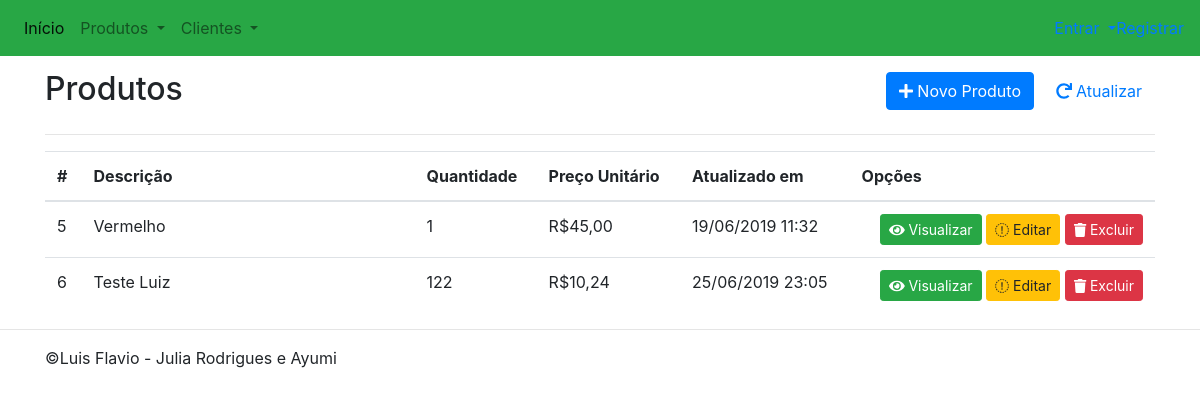
The app's page /produtos/index.php with its own data.
### tables this page shows
CREATE TABLE `produto` (
  `id` int(11) NOT NULL,
  `descricao` varchar(50) NOT NULL,
  `quantidade` int(11) NOT NULL,
  `precounit` double NOT NULL,
  `modified` datetime NOT NULL,
  `created` datetime NOT NULL
);

### inc/database.php (called while the page is built, shortened)
<?php
function open_database() {
    try{
        $conn = new mysqli(DB_HOST,DB_USER,DB_PASSWORD,DB_NAME);
        return $conn;
    } catch(Exception $e) {
        echo $e->getMessage();
        return null;
    }
}
function find( $table = null, $id = null ) {
	$database = open_database();
	$found = null;
	try {
	  if ($id) {
	    $sql = "SELECT * FROM " . $table . " WHERE id = " . $id;
	    $result = mysqli_query($database,$sql);
	    echo mysqli_error($database);
	    if(mysqli_num_rows($result) > 0) {
	      $found = $result->fetch_assoc();
	    }
	  } else {
	    $sql = "SELECT * FROM " . $table;
	    $result = mysqli_query($database,$sql);
	    if (mysqli_num_rows($result) > 0) {
        $found = array();
        while ($row = $result->fetch_assoc()) {
          array_push($found, $row);
        }
	    }
	  }
	} catch (Exception $e) {
	  $_SESSION['message'] = $e->GetMessage();
	  $_SESSION['type'] = 'danger';
  }
	return $found;
}
function find_all( $table ) {
	return find($table);
}

### produtos/functions.php (called while the page is built, shortened)
<?php
function index() {
	$customers = find_all('produto');
}
function formatNumber($value) {
	return number_format($value,0,',','.');
}
function formatMoney($value) {
	return "R$".number_format($value,2,',','.');
}
function formatDate($date) {
	$date = new DateTime($date,  new DateTimeZone( 'UTC' ));
	return $date->format('d/m/Y H:i');
}

### produtos/index.php (the view, shortened to what this page needs)
<?php
    require_once('functions.php');
    index();
?>
<header>
	<div class="row">
		<div class="col-sm-6">
			<h2>Produtos</h2>
		</div>
		<div class="col-sm-6 text-right h2">
	    	<a class="btn btn-primary" href="add.php"><i class="fa fa-plus"></i> Novo Produto</a>
	    	<a class="btn btn-default" href="index.php"><i class="fa fa-redo"></i> Atualizar</a>
	    </div>
	</div>
</header>
<hr>
<table class="table table-hover">
<thead>
	<tr>
		<th>#</th>
		<th width="30%">Descrição</th>
		<th>Quantidade</th>
		<th>Preço Unitário</th>
		<th>Atualizado em</th>
		<th>Opções</th>
	</tr>
</thead>
<tbody>
<?php if ($customers) :
?>
<?php foreach ($customers as $customer) :  ?>
	<tr>
		<td><?php echo $customer['id']; ?></td>
		<td><?php echo $customer['descricao']; ?></td>
		<td><?php echo formatNumber($customer['quantidade']); ?></td>
		<td><?php echo formatMoney($customer['precounit'])?></td>
		<td><?php echo formatDate($customer['modified']); ?></td>
		<td class="actions text-right">
			<a href="view.php?id=<?php echo $customer['id']; ?>" class="btn btn-sm btn-success"><i class="fa fa-eye"></i> Visualizar</a>
			<a href="edit.php?id=<?php echo $customer['id']; ?>" class="btn btn-sm btn-warning"><i class="fa fa-pencil"></i> Editar</a>
			<a href="#" class="btn btn-sm btn-danger" data-toggle="modal" data-target="#delete-modal" data-customer="<?php echo $customer['id']; ?>">
				<i class="fa fa-trash"></i> Excluir
			</a>
		</td>
	</tr>
<?php endforeach; ?>
<?php else : ?>
	<tr>
		<td colspan="6">Nenhum registro encontrado.</td>
	</tr>
<?php endif; ?>
</tbody>
</table>

### inc/header.php (style rules this page uses)
body { padding-top: 50px; padding-bottom: 20px; }

### records on screen
produto: id "5", descricao "Vermelho", quantidade "1", precounit "R$45,00", modified "19/06/2019 11:32"
produto: id "6", descricao "Teste Luiz", quantidade "122", precounit "R$10,24", modified "25/06/2019 23:05"

### other values on screen
COPYRIGHT "Julia Rodrigues e Ayumi"
